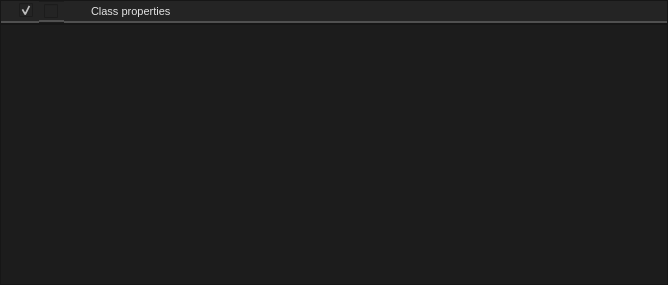
<?xml version="1.0" encoding="UTF-8"?>
<ui version="4.0">
 <class>Form</class>
 <widget class="QWidget" name="Form">
  <property name="geometry">
   <rect>
    <x>0</x>
    <y>0</y>
    <width>668</width>
    <height>285</height>
   </rect>
  </property>
  <property name="windowTitle">
   <string>Form</string>
  </property>
  <property name="styleSheet">
   <string notr="true">background-color: #1C1C1C;</string>
  </property>
  <layout class="QVBoxLayout" name="verticalLayout">
   <property name="spacing">
    <number>0</number>
   </property>
   <property name="leftMargin">
    <number>0</number>
   </property>
   <property name="topMargin">
    <number>0</number>
   </property>
   <property name="rightMargin">
    <number>0</number>
   </property>
   <property name="bottomMargin">
    <number>0</number>
   </property>
   <item>
    <widget class="QFrame" name="frame">
     <property name="maximumSize">
      <size>
       <width>16777215</width>
       <height>24</height>
      </size>
     </property>
     <property name="frameShape">
      <enum>QFrame::StyledPanel</enum>
     </property>
     <property name="frameShadow">
      <enum>QFrame::Raised</enum>
     </property>
     <layout class="QHBoxLayout" name="horizontalLayout">
      <property name="spacing">
       <number>0</number>
      </property>
      <property name="leftMargin">
       <number>0</number>
      </property>
      <property name="topMargin">
       <number>0</number>
      </property>
      <property name="rightMargin">
       <number>0</number>
      </property>
      <property name="bottomMargin">
       <number>0</number>
      </property>
      <item>
       <widget class="QLabel" name="label">
        <property name="styleSheet">
         <string notr="true">image: url(:/icons/more_vert.png);
padding-left: 3px;
padding-right: 3px;
    border: 2px solid #CCCCCC;
	border-top: 0px;
	border-left: 0px;
	border-right: 0px;
    border-color: rgba(80, 80, 80, 255);
    border-radius: 0px;
background-color: #242424;</string>
        </property>
        <property name="text">
         <string/>
        </property>
       </widget>
      </item>
      <item>
       <widget class="QCheckBox" name="show_child">
        <property name="focusPolicy">
         <enum>Qt::NoFocus</enum>
        </property>
        <property name="toolTip">
         <string>&lt;html&gt;&lt;head/&gt;&lt;body&gt;&lt;p&gt;&lt;span style=&quot; font-size:8pt; font-weight:400;&quot;&gt;Show child&lt;/span&gt;&lt;/p&gt;&lt;/body&gt;&lt;/html&gt;</string>
        </property>
        <property name="styleSheet">
         <string notr="true">QCheckBox::indicator:checked {
    
image: url(://icons/arrow_drop_down.png);
	height:14px;
	width:14px;
}

QCheckBox::indicator:unchecked {
    image: url(://icons/arrow_drop_right.png);
	height:14px;
	width:14px;
}
QCheckBox {
    font: 700 10pt &quot;Segoe UI&quot;;
    border: 2px solid black;
    border-radius: 0px;
    border-color: rgba(80, 80, 80, 255);
    height:14px;
    padding-top: 2px;
    padding-bottom:4px;
    color: #E3E3E3;
background-color: #242424;
    padding-left: 4px;
}
QCheckBox:hover {
    background-color: #414956;
    color: white;
}
QCheckBox{
	padding-left:5px;
	border-left: 0px solid black;
border-right: 0px solid black;
border-top: 0px solid black;
}</string>
        </property>
        <property name="text">
         <string/>
        </property>
        <property name="checked">
         <bool>true</bool>
        </property>
        <property name="tristate">
         <bool>false</bool>
        </property>
       </widget>
      </item>
      <item>
       <widget class="QCheckBox" name="enable">
        <property name="focusPolicy">
         <enum>Qt::NoFocus</enum>
        </property>
        <property name="toolTip">
         <string>&lt;html&gt;&lt;head/&gt;&lt;body&gt;&lt;p&gt;&lt;span style=&quot; font-size:8pt; font-weight:400;&quot;&gt;Show in editor&lt;/span&gt;&lt;/p&gt;&lt;/body&gt;&lt;/html&gt;</string>
        </property>
        <property name="styleSheet">
         <string notr="true">QCheckBox::indicator:checked {
image: url(://icons/select_check_box_16dp_9D9D9D_FILL0_wght400_GRAD0_opsz20.svg);
   
	height:16px;
	width:16px;
}

QCheckBox::indicator:unchecked {
    image: url(://icons/check_box_outline_blank_16dp_9D9D9D_FILL0_wght400_GRAD0_opsz20.svg);
	height:16px;
	width:16px;
}


QCheckBox {
    font: 700 10pt &quot;Segoe UI&quot;;
    border: 2px solid black;
    border-radius: 0px;
    border-color: rgba(80, 80, 80, 255);
    height:14px;
    padding-top: 2px;
    padding-bottom:2px;
    color: #E3E3E3;
    padding-left: 4px;
background-color: #242424;
}
QCheckBox:hover {
    background-color: #414956;
    color: white;
}
QCheckBox{
	padding-left:5px;
	border-left: 0px solid black;
border-right: 0px solid black;
border-top: 0px solid black;
}</string>
        </property>
        <property name="text">
         <string/>
        </property>
        <property name="checked">
         <bool>false</bool>
        </property>
        <property name="autoRepeat">
         <bool>false</bool>
        </property>
        <property name="autoExclusive">
         <bool>false</bool>
        </property>
        <property name="tristate">
         <bool>false</bool>
        </property>
       </widget>
      </item>
      <item>
       <widget class="QToolButton" name="property_icon">
        <property name="enabled">
         <bool>false</bool>
        </property>
        <property name="focusPolicy">
         <enum>Qt::NoFocus</enum>
        </property>
        <property name="styleSheet">
         <string notr="true">QToolButton {
    border: 2px solid black;
    border-radius: 0px;
    border-color: rgba(80, 80, 80, 255);
border-left: None;
border-top: None;
border-right: None;
    padding: 2px;
    color: #E3E3E3;
    background-color: #242424;
height:16px;
width:16px;
}
QToolButton:hover {
    background-color: #414956;
    color: white;
}</string>
        </property>
        <property name="text">
         <string/>
        </property>
        <property name="icon">
         <iconset resource="../resources.qrc">
          <normaloff>:/icons/linear_scale_24dp_9D9D9D_FILL0_wght400_GRAD0_opsz24.png</normaloff>:/icons/linear_scale_24dp_9D9D9D_FILL0_wght400_GRAD0_opsz24.png</iconset>
        </property>
        <property name="iconSize">
         <size>
          <width>24</width>
          <height>24</height>
         </size>
        </property>
       </widget>
      </item>
      <item>
       <widget class="QLineEdit" name="property_class">
        <property name="focusPolicy">
         <enum>Qt::NoFocus</enum>
        </property>
        <property name="toolTip">
         <string>&lt;html&gt;&lt;head/&gt;&lt;body&gt;&lt;p&gt;Variable name and display name&lt;/p&gt;&lt;/body&gt;&lt;/html&gt;</string>
        </property>
        <property name="styleSheet">
         <string notr="true">QLineEdit {
    font-size: 8pt;
    font-family: &quot;Segoe UI&quot;;
    border-top: 0px;
    border-left: 0px;
    border-right: 0px;
    border-bottom: 2px solid rgba(80, 80, 80, 255);
    border-radius: 0px;
    padding: 2px;
    color: #E3E3E3;
    background-color: #242424;
}

QLineEdit:focus {
    border-color: rgba(80, 80, 80, 255);
}

QLineEdit::selection {
    background-color: #414956;
    color: white;
}</string>
        </property>
        <property name="inputMethodHints">
         <set>Qt::ImhLatinOnly|Qt::ImhLowercaseOnly</set>
        </property>
        <property name="text">
         <string>Class properties</string>
        </property>
        <property name="maxLength">
         <number>32</number>
        </property>
        <property name="readOnly">
         <bool>true</bool>
        </property>
       </widget>
      </item>
     </layout>
    </widget>
   </item>
   <item>
    <widget class="QFrame" name="frame_layout">
     <property name="frameShape">
      <enum>QFrame::StyledPanel</enum>
     </property>
     <property name="frameShadow">
      <enum>QFrame::Raised</enum>
     </property>
     <layout class="QVBoxLayout" name="verticalLayout_2">
      <property name="spacing">
       <number>0</number>
      </property>
      <property name="leftMargin">
       <number>0</number>
      </property>
      <property name="topMargin">
       <number>0</number>
      </property>
      <property name="rightMargin">
       <number>0</number>
      </property>
      <property name="bottomMargin">
       <number>0</number>
      </property>
      <item>
       <layout class="QVBoxLayout" name="layout">
        <property name="spacing">
         <number>0</number>
        </property>
        <property name="sizeConstraint">
         <enum>QLayout::SetDefaultConstraint</enum>
        </property>
       </layout>
      </item>
     </layout>
    </widget>
   </item>
  </layout>
 </widget>
 <resources>
  <include location="../resources.qrc"/>
 </resources>
 <connections/>
</ui>
